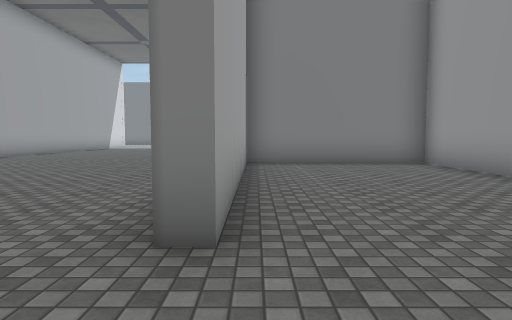
View 1 (above)

24 first-person views from a walk through a 3-D level made in the Unity game engine. The camera is 1.3 m above the floor, tilts 4° down and sees 75° across. The floor is counted in squares, 2 m on a side. Each view is taken from the middle of a square. On the plan, view 1 faces up. The plan holds only what a view shows up to about 10 squares ahead; the rest is blank. The place goes on beyond the plan. The player character is not drawn. Some surface patterns are stand-ins.

View 2
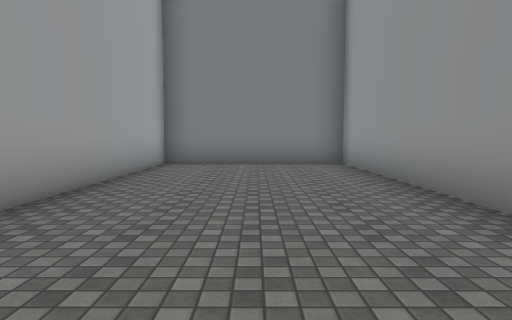

View 3
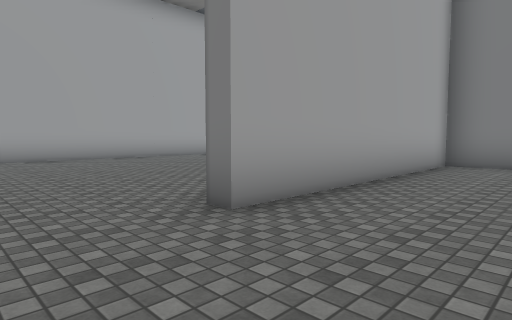

View 4
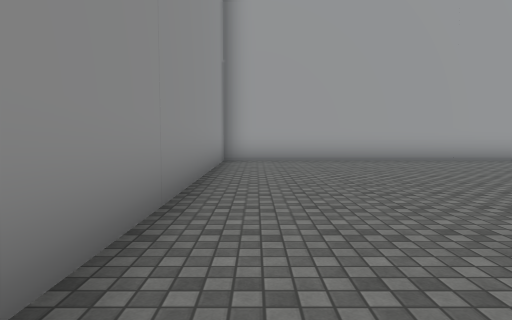

View 5
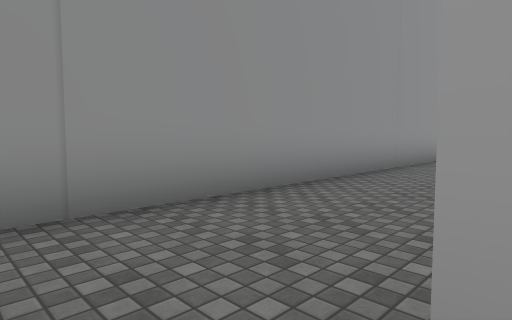

View 6
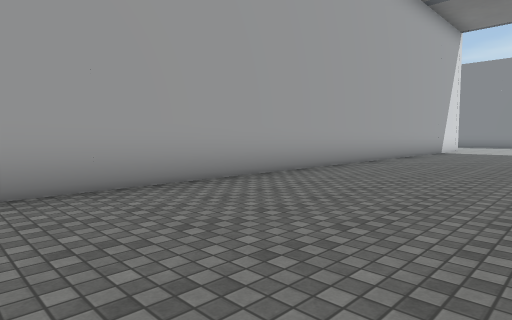

View 7
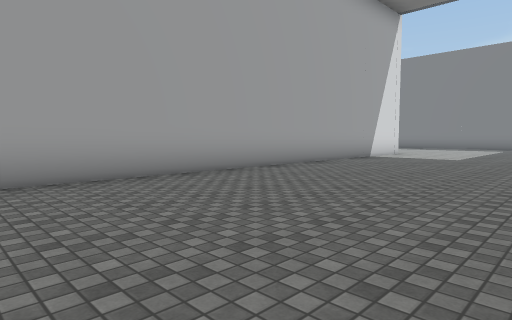

View 8
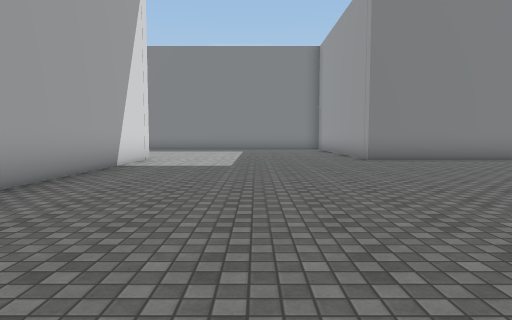

View 9
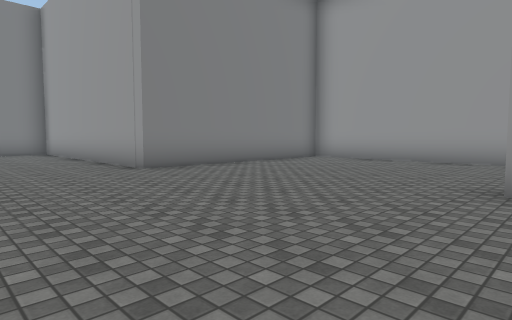

View 10
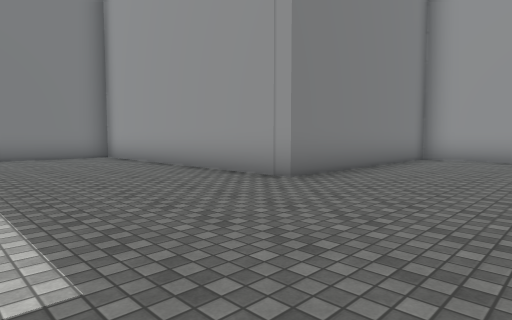

View 11
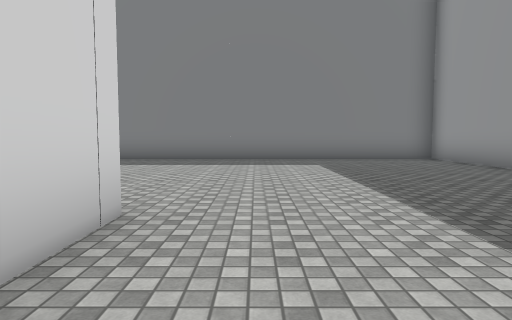

View 12
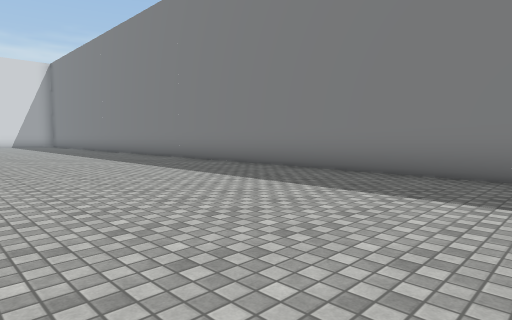

View 13
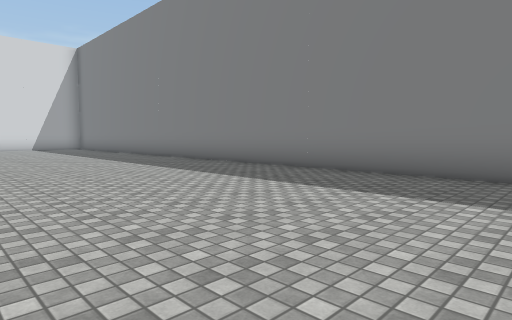

View 14
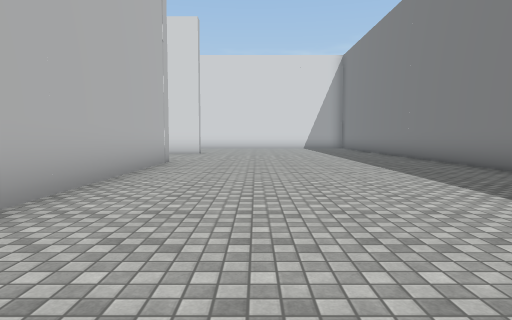

View 15
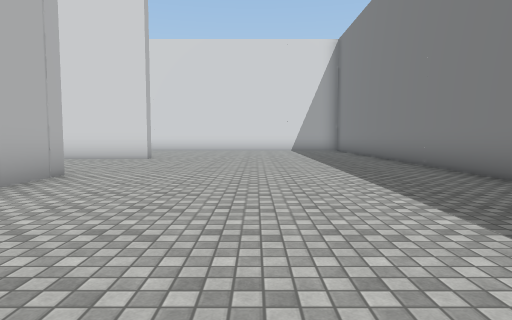

View 16
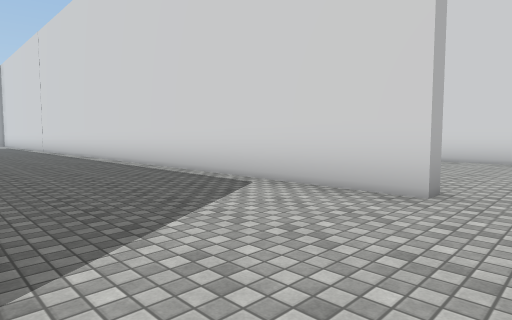

View 17
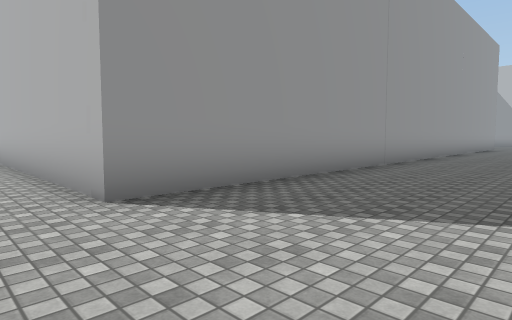

View 18
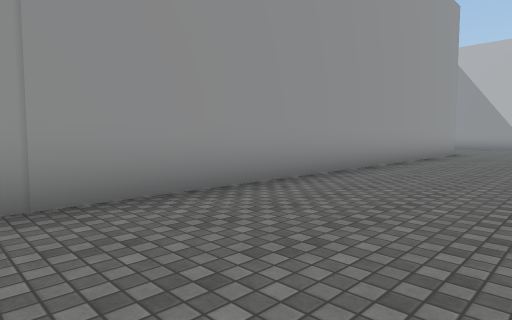

View 19
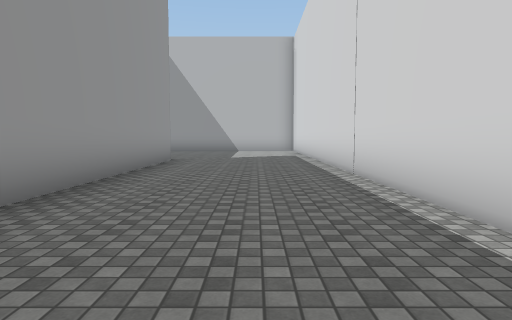

View 20
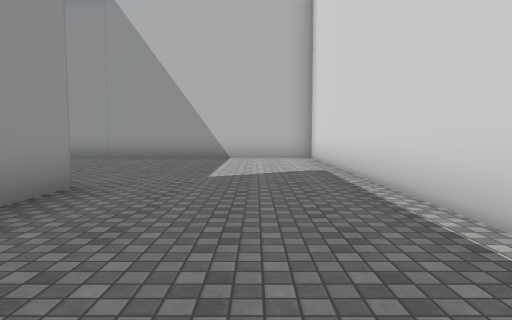

View 21
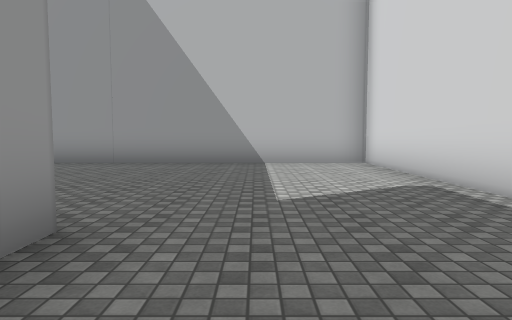

View 22
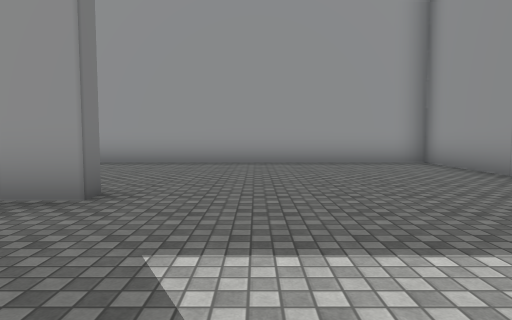

View 23
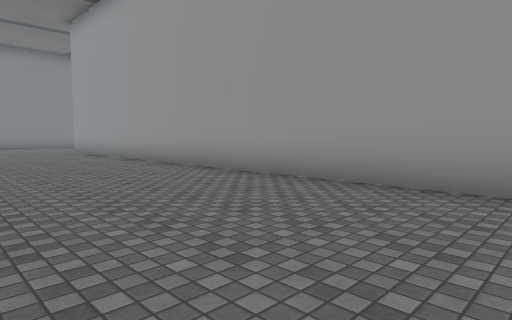

View 24
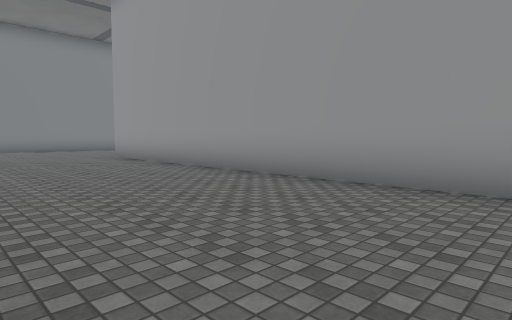

### Floor plan
Key: @ floor where view 1 was taken; # wall or solid block; . floor.
Columns run from 25 left of view 1 to 5 right of it. Each row starts with its distance up from view 1.
 28 #########################
 27 ........................#
 26 ........................#
 25 ........................#
 24 ........................#
 23 ........................#
 22 ........................#
 21 ............     .......######
 20 #...########     #...........#
 19 #...#            #...........#
 18 #...#            #...........#
 17 #...#            #...........#
 16 #...#            #...........#
 15 #...#  ..        #...........#
 14 #...# ...#       #......#
 13 #...# ...#       #.....
 12 #...# ...#       #.....
 11 #...# ...#       #.....
 10 #...# ...#       #.....
  9 #...# ...#       #.....
  8 #...#....#       #..... ######
  7 #...#....#       #......#....#
  6 #...#....#       #......#....#
  5 #...#....#       #......#....#
  4 #...#....#       #......#....#
  3 #...#....#       #......#....#
  2 #...#....#       #......#....#.
  1 #........#       #.............
  0 #........#       #.......@.....
 -1 #........#       ##############
 -2 #........#
 -3 #........#
 -4 #........#
 -5 ##########

Where each view was taken, in squares from view 1:
view 1: 0 up, 0 right, facing up
view 2: 0 up, 2 right, facing up
view 3: 0 up, 2 right, facing up-left
view 4: 0 up, 1 right, facing left
view 5: 2 up, 5 right, facing down-left
view 6: 4 up, 4 left, facing up-left
view 7: 8 up, 3 left, facing up-left
view 8: 11 up, 5 left, facing up
view 9: 14 up, 5 left, facing up-right
view 10: 17 up, 6 left, facing up-right
view 11: 18 up, 7 left, facing up
view 12: 22 up, 7 left, facing up-left
view 13: 22 up, 12 left, facing up-left
view 14: 23 up, 12 left, facing left
view 15: 24 up, 15 left, facing left
view 16: 22 up, 21 left, facing down-left
view 17: 22 up, 24 left, facing down-right
view 18: 15 up, 24 left, facing down-right
view 19: 11 up, 23 left, facing down
view 20: 6 up, 23 left, facing down
view 21: 4 up, 22 left, facing down
view 22: 0 up, 24 left, facing right
view 23: 0 up, 20 left, facing up-right
view 24: 4 up, 20 left, facing up-right
